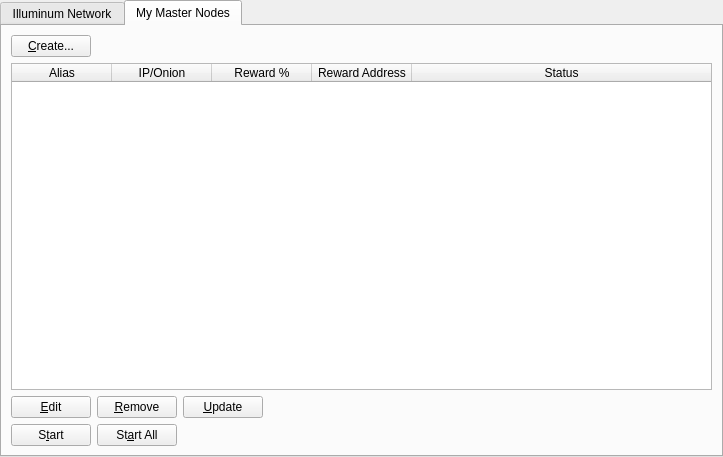
<?xml version="1.0" encoding="UTF-8"?>
<ui version="4.0">
 <class>MasternodeManager</class>
 <widget class="QWidget" name="MasternodeManager">
  <property name="geometry">
   <rect>
    <x>0</x>
    <y>0</y>
    <width>723</width>
    <height>457</height>
   </rect>
  </property>
  <property name="windowTitle">
   <string>Form</string>
  </property>
  <layout class="QVBoxLayout" name="topLayout">
   <property name="leftMargin">
    <number>0</number>
   </property>
   <property name="topMargin">
    <number>0</number>
   </property>
   <property name="rightMargin">
    <number>0</number>
   </property>
   <property name="bottomMargin">
    <number>0</number>
   </property>
   <item>
    <layout class="QVBoxLayout" name="verticalLayout">
     <property name="bottomMargin">
      <number>0</number>
     </property>
     <item>
      <widget class="QTabWidget" name="tabWidget">
       <property name="currentIndex">
        <number>1</number>
       </property>
       <widget class="QWidget" name="tab">
        <attribute name="title">
         <string>Illuminum Network</string>
        </attribute>
        <layout class="QGridLayout" name="gridLayout">
         <item row="1" column="0">
          <widget class="QTableWidget" name="tableWidgetMasternodes">
           <property name="editTriggers">
            <set>QAbstractItemView::NoEditTriggers</set>
           </property>
           <property name="alternatingRowColors">
            <bool>true</bool>
           </property>
           <property name="selectionBehavior">
            <enum>QAbstractItemView::SelectRows</enum>
           </property>
           <property name="sortingEnabled">
            <bool>true</bool>
           </property>
           <attribute name="horizontalHeaderStretchLastSection">
            <bool>true</bool>
           </attribute>
           <column>
            <property name="text">
             <string>Address</string>
            </property>
           </column>
           <column>
            <property name="text">
             <string>Protocol</string>
            </property>
           </column>
           <column>
            <property name="text">
             <string>Active</string>
            </property>
           </column>
           <column>
            <property name="text">
             <string>Active (secs)</string>
            </property>
           </column>
           <column>
            <property name="text">
             <string>Last Seen</string>
            </property>
           </column>
           <column>
            <property name="text">
             <string>Pubkey</string>
            </property>
           </column>
          </widget>
         </item>
         <item row="0" column="0">
          <layout class="QHBoxLayout" name="horizontalLayout_3">
           <property name="bottomMargin">
            <number>0</number>
           </property>
           <item>
            <widget class="QLabel" name="label_2">
             <property name="text">
              <string>Illuminum Node Count:</string>
             </property>
            </widget>
           </item>
           <item>
            <widget class="QLabel" name="countLabel">
             <property name="text">
              <string>0</string>
             </property>
            </widget>
           </item>
           <item>
            <spacer name="horizontalSpacer_3">
             <property name="orientation">
              <enum>Qt::Horizontal</enum>
             </property>
             <property name="sizeHint" stdset="0">
              <size>
               <width>40</width>
               <height>20</height>
              </size>
             </property>
            </spacer>
           </item>
          </layout>
         </item>
        </layout>
       </widget>
       <widget class="QWidget" name="tab_2">
        <attribute name="title">
         <string>My Master Nodes</string>
        </attribute>
        <layout class="QGridLayout" name="gridLayout_2">
         <item row="0" column="0">
          <layout class="QVBoxLayout" name="verticalLayout_2">
           <property name="bottomMargin">
            <number>0</number>
           </property>
           <item>
            <layout class="QHBoxLayout" name="horizontalLayout">
             <item>
              <widget class="QPushButton" name="createButton">
               <property name="text">
                <string>&amp;Create...</string>
               </property>
              </widget>
             </item>
             <item>
              <spacer name="horizontalSpacer">
               <property name="orientation">
                <enum>Qt::Horizontal</enum>
               </property>
               <property name="sizeHint" stdset="0">
                <size>
                 <width>40</width>
                 <height>20</height>
                </size>
               </property>
              </spacer>
             </item>
            </layout>
           </item>
           <item>
            <widget class="QTableWidget" name="tableWidget_2">
             <property name="minimumSize">
              <size>
               <width>695</width>
               <height>0</height>
              </size>
             </property>
             <property name="editTriggers">
              <set>QAbstractItemView::NoEditTriggers</set>
             </property>
             <property name="alternatingRowColors">
              <bool>true</bool>
             </property>
             <property name="selectionMode">
              <enum>QAbstractItemView::SingleSelection</enum>
             </property>
             <property name="selectionBehavior">
              <enum>QAbstractItemView::SelectRows</enum>
             </property>
             <attribute name="horizontalHeaderStretchLastSection">
              <bool>true</bool>
             </attribute>
             <column>
              <property name="text">
               <string>Alias</string>
              </property>
             </column>
             <column>
              <property name="text">
               <string>IP/Onion</string>
              </property>
             </column>
             <column>
              <property name="text">
               <string>Reward %</string>
              </property>
             </column>
             <column>
              <property name="text">
               <string>Reward Address</string>
              </property>
             </column>
             <column>
              <property name="text">
               <string>Status</string>
              </property>
             </column>
            </widget>
           </item>
           <item>
            <layout class="QHBoxLayout" name="horizontalLayout_2">
             <property name="bottomMargin">
              <number>0</number>
             </property>
             <item>
              <widget class="QPushButton" name="editButton">
               <property name="text">
                <string>&amp;Edit</string>
               </property>
              </widget>
             </item>
             <item>
              <widget class="QPushButton" name="removeButton">
               <property name="text">
                <string>&amp;Remove</string>
               </property>
              </widget>
             </item>
             <item>
              <widget class="QPushButton" name="UpdateButton">
               <property name="text">
                <string>&amp;Update</string>
               </property>
              </widget>
             </item>
             <item>
              <spacer name="horizontalSpacer_2">
               <property name="orientation">
                <enum>Qt::Horizontal</enum>
               </property>
               <property name="sizeHint" stdset="0">
                <size>
                 <width>40</width>
                 <height>20</height>
                </size>
               </property>
              </spacer>
             </item>
            </layout>
           </item>
           <item>
            <layout class="QHBoxLayout" name="horizontalLayout_4">
             <property name="bottomMargin">
              <number>0</number>
             </property>
            </layout>
           </item>
           <item>
            <layout class="QHBoxLayout" name="horizontalLayout_5">
             <property name="bottomMargin">
              <number>0</number>
             </property>
             <item>
              <widget class="QPushButton" name="startButton">
               <property name="text">
                <string>S&amp;tart</string>
               </property>
              </widget>
             </item>
             <item>
              <widget class="QPushButton" name="startAllButton">
               <property name="text">
                <string>St&amp;art All</string>
               </property>
              </widget>
             </item>
             <item>
              <spacer name="horizontalSpacer_5">
               <property name="orientation">
                <enum>Qt::Horizontal</enum>
               </property>
               <property name="sizeHint" stdset="0">
                <size>
                 <width>40</width>
                 <height>20</height>
                </size>
               </property>
              </spacer>
             </item>
            </layout>
           </item>
          </layout>
         </item>
        </layout>
       </widget>
      </widget>
     </item>
    </layout>
   </item>
  </layout>
 </widget>
 <resources/>
 <connections/>
</ui>
